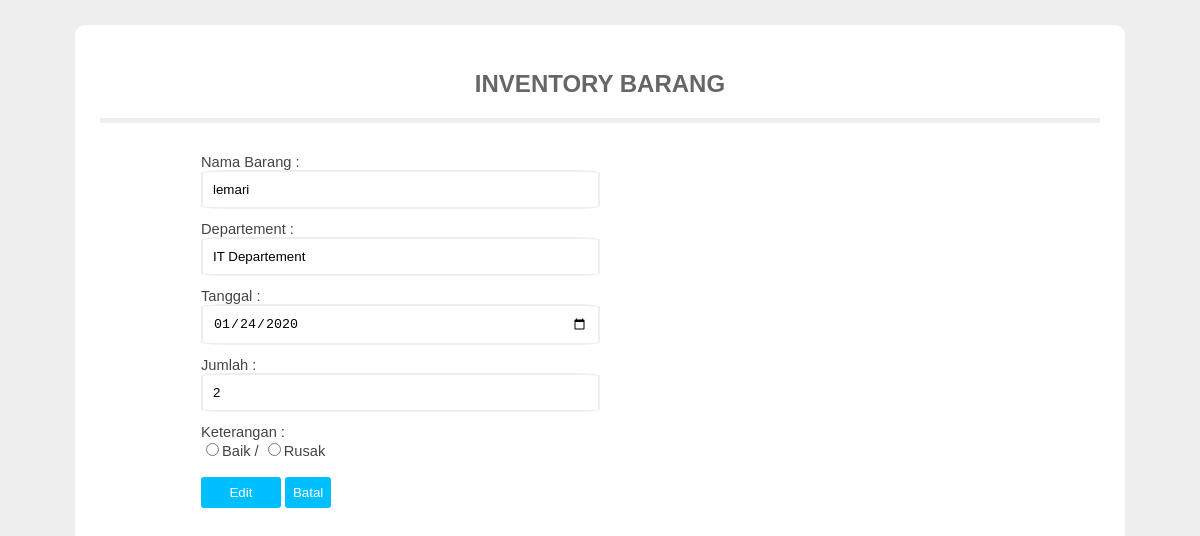
Page /edit.php?edit=4 on the committed database.
### tables this page shows
CREATE TABLE `inventory` (
  `id` int(5) NOT NULL,
  `Nama_Barang` varchar(20) NOT NULL,
  `Departement` varchar(20) NOT NULL,
  `Tanggal` date NOT NULL,
  `Jumlah` int(10) NOT NULL,
  `Keterangan` varchar(10) NOT NULL
);

### edit.php (the view, shortened to what this page needs)
<html>
<head>
  <link rel="stylesheet" href="css/css2.css">
</head>
<body bgcolor="#eee">
      <div id="conteudo">
        <h2>INVENTORY BARANG</h2>
        <center><header>
  </header></center>
</head>
<?php
include'koneksi.php';
	$nama = $_GET["edit"];
        $sql = "SELECT * FROM inventory WHERE id='$nama'";
  $query = mysqli_query($koneksi, $sql) or die (mysqli_error());
	if(mysqli_num_rows($query) > 0){
            $data = mysqli_fetch_array($query);
        }
?>
<form action="update.php" method="POST">
 <table align="center" class="table1">
  <tr>
          <td>Nama Barang
            :<br> <input type="text" class="kotak" name="Nama_Barang" value="<?php echo $data["Nama_Barang"];?>">
          </td>
        </tr>
        <tr>
          <td>Departement
            : <br><input type="text" class="kotak" name="Departement" value="<?php echo $data["Departement"];?>" readonly>
          </td>
        </tr>
        <tr>
          <td>Tanggal
            :<br><input type="date" class="kotak" name="Tanggal" value="<?php echo $data["Tanggal"];?>">
          </td>
        </tr>
        <tr>
          <td>Jumlah
            :<br> <input type="text" class="kotak" name="Jumlah" value="<?php echo $data["Jumlah"];?>">
          </td>
        </tr>
        <tr>
          <td>Keterangan
            :<br> <input type="radio" name="Keterangan" value="Baik">Baik /
              <input type="radio" name="Keterangan" value="Rusak">Rusak<br>
          </td>
        </tr>
        <tr>
          <td><br>
            <input type="submit" class="tbl" name="edit" value="Edit">
            <a href="index.php" style="text-decoration:none" class="tbl" title="Close">Batal
          </td>
        </tr>
      </table>
  </body>
  </html>

### css/css2.css (style rules this page uses)
body { margin:0; font-family: 'Open Sans', sans-serif; }
header { width: 1000px; border-bottom: solid 05px #eee; padding: 0px 0px 0px 0px; margin-bottom: 30px }
#conteudo { width:1000px; height: 900px; padding:25px; margin:25px auto; background:#FFFF; border-radius: 10px; }
#conteudo h2 { text-align: center; color: #666; font-family: 'arial'; }
.table1 { text-align: center; font-family: sans-serif; color: #444; border-collapse: collapse; width: 80%; border: 0px; }
.table1 td { font-size: 11pt; text-align: left; }
.kotak { border: 2px solid #eee; border-radius:7%; width: 50%; padding: 10px; margin-bottom: 10px; }
.tbl { background: #00BFFF ; color: white; font-size: 10pt; width: 10%; border: none; border-radius: 3px; padding: 8px }

### rows in the picture
inventory: Nama_Barang "lemari", Departement "IT Departement", Tanggal "01/24/2020", Jumlah "2"
